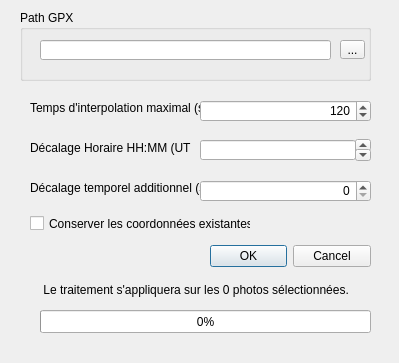
<?xml version="1.0" encoding="UTF-8"?>
<ui version="4.0">
 <class>gpxWindow</class>
 <widget class="QDialog" name="gpxWindow">
  <property name="geometry">
   <rect>
    <x>0</x>
    <y>0</y>
    <width>399</width>
    <height>363</height>
   </rect>
  </property>
  <property name="windowTitle">
   <string>Ajout par GPX</string>
  </property>
  <widget class="QDialogButtonBox" name="buttonBox">
   <property name="geometry">
    <rect>
     <x>210</x>
     <y>240</y>
     <width>161</width>
     <height>32</height>
    </rect>
   </property>
   <property name="orientation">
    <enum>Qt::Horizontal</enum>
   </property>
   <property name="standardButtons">
    <set>QDialogButtonBox::Cancel|QDialogButtonBox::Ok</set>
   </property>
  </widget>
  <widget class="QLabel" name="label">
   <property name="geometry">
    <rect>
     <x>30</x>
     <y>100</y>
     <width>171</width>
     <height>16</height>
    </rect>
   </property>
   <property name="text">
    <string>Temps d'interpolation maximal (s)</string>
   </property>
  </widget>
  <widget class="QGroupBox" name="groupBox">
   <property name="geometry">
    <rect>
     <x>20</x>
     <y>10</y>
     <width>351</width>
     <height>71</height>
    </rect>
   </property>
   <property name="title">
    <string>Path GPX</string>
   </property>
   <widget class="QToolButton" name="toolButtonGPX">
    <property name="geometry">
     <rect>
      <x>320</x>
      <y>30</y>
      <width>25</width>
      <height>19</height>
     </rect>
    </property>
    <property name="text">
     <string>...</string>
    </property>
   </widget>
   <widget class="QLineEdit" name="lineEditPathGPX">
    <property name="geometry">
     <rect>
      <x>20</x>
      <y>30</y>
      <width>291</width>
      <height>20</height>
     </rect>
    </property>
   </widget>
  </widget>
  <widget class="QLabel" name="label_2">
   <property name="geometry">
    <rect>
     <x>30</x>
     <y>140</y>
     <width>161</width>
     <height>16</height>
    </rect>
   </property>
   <property name="text">
    <string>Décalage Horaire HH:MM (UTC)</string>
   </property>
  </widget>
  <widget class="QCheckBox" name="checkBoxKeep">
   <property name="geometry">
    <rect>
     <x>30</x>
     <y>215</y>
     <width>221</width>
     <height>17</height>
    </rect>
   </property>
   <property name="text">
    <string>Conserver les coordonnées existantes</string>
   </property>
  </widget>
  <widget class="QProgressBar" name="progressBar">
   <property name="enabled">
    <bool>true</bool>
   </property>
   <property name="geometry">
    <rect>
     <x>40</x>
     <y>310</y>
     <width>331</width>
     <height>23</height>
    </rect>
   </property>
   <property name="value">
    <number>0</number>
   </property>
  </widget>
  <widget class="QSpinBox" name="spinBoxInterpol">
   <property name="geometry">
    <rect>
     <x>200</x>
     <y>100</y>
     <width>171</width>
     <height>22</height>
    </rect>
   </property>
   <property name="alignment">
    <set>Qt::AlignRight|Qt::AlignTrailing|Qt::AlignVCenter</set>
   </property>
   <property name="minimum">
    <number>0</number>
   </property>
   <property name="maximum">
    <number>3600</number>
   </property>
   <property name="singleStep">
    <number>5</number>
   </property>
   <property name="value">
    <number>120</number>
   </property>
  </widget>
  <widget class="QToolButton" name="toolButtonUpUTC">
   <property name="geometry">
    <rect>
     <x>355</x>
     <y>139</y>
     <width>16</width>
     <height>12</height>
    </rect>
   </property>
   <property name="text">
    <string>...</string>
   </property>
   <property name="arrowType">
    <enum>Qt::UpArrow</enum>
   </property>
  </widget>
  <widget class="QToolButton" name="toolButtonDownUTC">
   <property name="geometry">
    <rect>
     <x>355</x>
     <y>149</y>
     <width>16</width>
     <height>12</height>
    </rect>
   </property>
   <property name="text">
    <string>...</string>
   </property>
   <property name="arrowType">
    <enum>Qt::DownArrow</enum>
   </property>
  </widget>
  <widget class="QLineEdit" name="lineEditUTC">
   <property name="geometry">
    <rect>
     <x>200</x>
     <y>140</y>
     <width>156</width>
     <height>20</height>
    </rect>
   </property>
  </widget>
  <widget class="QLabel" name="label_3">
   <property name="geometry">
    <rect>
     <x>30</x>
     <y>180</y>
     <width>171</width>
     <height>16</height>
    </rect>
   </property>
   <property name="text">
    <string>Décalage temporel additionnel (s)</string>
   </property>
  </widget>
  <widget class="QSpinBox" name="spinBoxDecalage">
   <property name="geometry">
    <rect>
     <x>200</x>
     <y>180</y>
     <width>171</width>
     <height>22</height>
    </rect>
   </property>
   <property name="alignment">
    <set>Qt::AlignRight|Qt::AlignTrailing|Qt::AlignVCenter</set>
   </property>
   <property name="minimum">
    <number>0</number>
   </property>
   <property name="maximum">
    <number>900</number>
   </property>
   <property name="singleStep">
    <number>5</number>
   </property>
   <property name="value">
    <number>0</number>
   </property>
  </widget>
  <widget class="QLabel" name="labelNbSelect">
   <property name="geometry">
    <rect>
     <x>40</x>
     <y>280</y>
     <width>331</width>
     <height>20</height>
    </rect>
   </property>
   <property name="text">
    <string> Le traitement s'appliquera sur les 0 photos sélectionnées.</string>
   </property>
  </widget>
 </widget>
 <resources/>
 <connections>
  <connection>
   <sender>buttonBox</sender>
   <signal>accepted()</signal>
   <receiver>gpxWindow</receiver>
   <slot>accept()</slot>
   <hints>
    <hint type="sourcelabel">
     <x>248</x>
     <y>254</y>
    </hint>
    <hint type="destinationlabel">
     <x>157</x>
     <y>274</y>
    </hint>
   </hints>
  </connection>
  <connection>
   <sender>buttonBox</sender>
   <signal>rejected()</signal>
   <receiver>gpxWindow</receiver>
   <slot>reject()</slot>
   <hints>
    <hint type="sourcelabel">
     <x>316</x>
     <y>260</y>
    </hint>
    <hint type="destinationlabel">
     <x>286</x>
     <y>274</y>
    </hint>
   </hints>
  </connection>
 </connections>
</ui>
